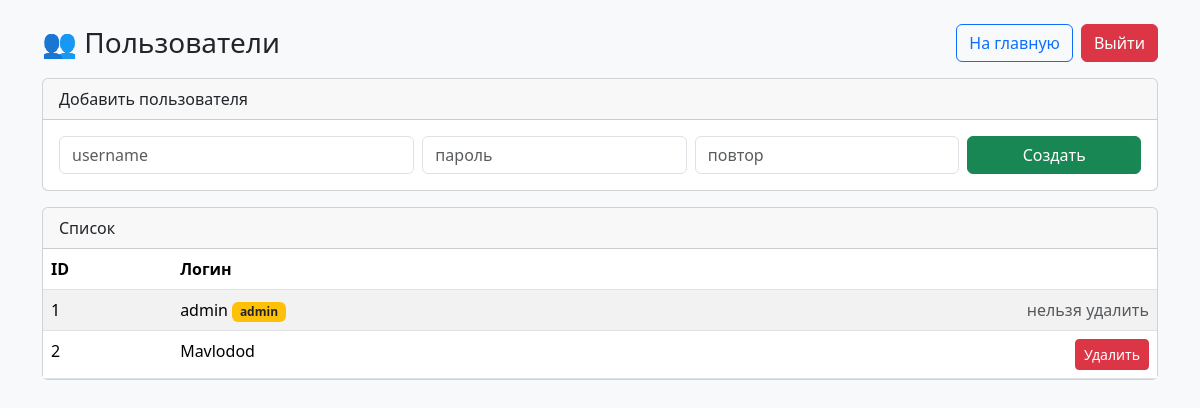
The app's page /users (signed in) with its own data.
### tables this page shows
CREATE TABLE users (
            id INTEGER PRIMARY KEY AUTOINCREMENT,
            username TEXT UNIQUE NOT NULL,
            password TEXT NOT NULL
        , is_admin INTEGER DEFAULT 0);

### app.py (the view, shortened to what this page needs)
@app.route("/users", methods=["GET", "POST"])
@admin_required
def users():
    conn = sqlite3.connect(DB_NAME)
    cur = conn.cursor()
    cur.execute("SELECT id, username FROM users ORDER BY id")
    users_list = cur.fetchall()
    conn.close()
    return render_template("users.html", users=users_list)

### app.py (called while the page is built)
def admin_required(f):
    @wraps(f)
    def w(*args, **kwargs):
        if not session.get("logged_in"):
            return redirect(url_for("login"))
        if not session.get("is_admin"):
            abort(403)
        return f(*args, **kwargs)
    return w

### templates/users.html (shortened to what this page needs)
<!DOCTYPE html>
<html lang="ru">
<head>
  <link href="https://cdn.jsdelivr.net/npm/bootstrap@5.3.2/dist/css/bootstrap.min.css" rel="stylesheet">
</head>
<body class="bg-light">
<div class="container py-4">
  <div class="d-flex justify-content-between align-items-center mb-3">
    <h3 class="mb-0">👥 Пользователи</h3>
    <div class="d-flex gap-2">
      <a class="btn btn-outline-primary" href="{{ url_for('index') }}">На главную</a>
      <a class="btn btn-danger" href="{{ url_for('logout') }}">Выйти</a>
    </div>
  </div>
  <div class="card mb-3">
    <div class="card-header">Добавить пользователя</div>
    <div class="card-body">
      <form method="POST" class="row g-2">
        <div class="col-md-4">
          <input class="form-control" name="username" placeholder="username" required>
        </div>
        <div class="col-md-3">
          <input class="form-control" name="password" type="password" placeholder="пароль" required>
        </div>
        <div class="col-md-3">
          <input class="form-control" name="confirm_password" type="password" placeholder="повтор" required>
        </div>
        <div class="col-md-2">
          <button class="btn btn-success w-100">Создать</button>
        </div>
      </form>
    </div>
  </div>
  <div class="card">
    <div class="card-header">Список</div>
    <div class="card-body p-0">
      <table class="table table-striped mb-0">
        <thead><tr><th>ID</th><th>Логин</th><th></th></tr></thead>
        <tbody>
          {% for u in users %}
          <tr>
            <td>{{ u[0] }}</td>
            <td>{{ u[1] }} {% if u[1]=='admin' %}<span class="badge bg-warning text-dark">admin</span>{% endif %}</td>
            <td class="text-end">
              {% if u[1] != 'admin' %}
              <form method="POST" style="display:inline;">
                <button class="btn btn-sm btn-danger" onclick="return confirm('Удалить?')">Удалить</button>
              </form>
              {% else %}
              <span class="text-muted">нельзя удалить</span>
              {% endif %}
            </td>
          </tr>
          {% endfor %}
        </tbody>
      </table>
    </div>
  </div>
</div>
</body>
</html>

### records on screen
users: id "1", username "admin", shows "нельзя удалить"
users: id "2", username "Mavlodod"
